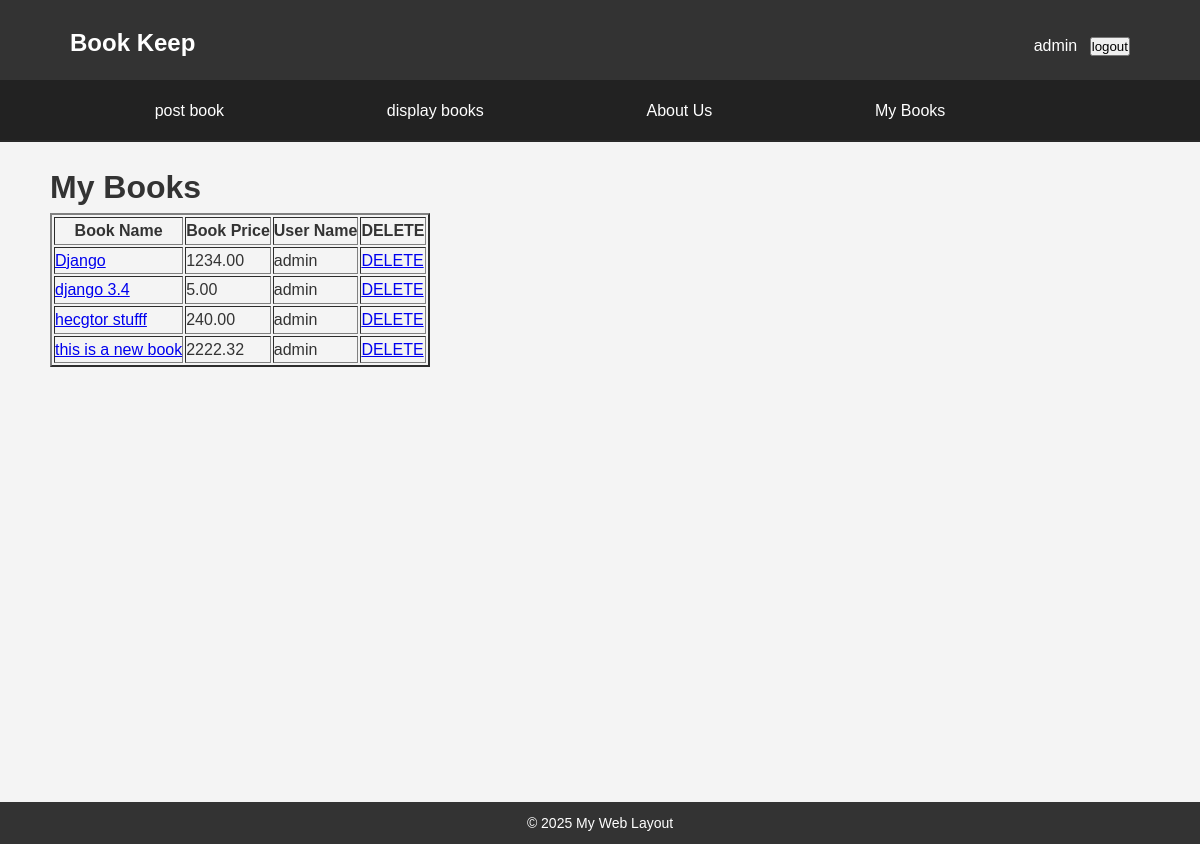
Page /mybooks (signed in) on the committed database.
### bookMng/models.py (models this page shows, shortened)
class MainMenu(models.Model):
    item = models.CharField(max_length=300, unique=True)
    link = models.CharField(max_length=300, unique=True)

class Book(models.Model):
    name = models.CharField(max_length=200)
    web = models.URLField(max_length=300)
    price = models.DecimalField(decimal_places=2, max_digits=8)
    publishdate = models.DateField(auto_now=True)
    picture = models.FileField(upload_to='bookEx/static/uploads')
    pic_path = models.CharField(max_length=300, editable=False, blank=True)
    username = models.ForeignKey(User, blank=True, null=True, on_delete=models.CASCADE)

### bookMng/views.py (the view, shortened to what this page needs)
# urls.py: path('mybooks', views.mybooks, name='mybooks'),
def mybooks(request):
    books = Book.objects.filter(username=request.user)
    for b in books:
        try:
            b.pic_path = b.picture.url[14:]
        except Exception:
            b.pic_path = ''
    return render(request,
                  'bookMng/mybooks.html',
                  {
                      'item_list': MainMenu.objects.all(),
                      'books': books
                  })

### bookEx/templates/bookMng/mybooks.html
{% extends "base.html" %}
{% load static %}
{% block sidenav %}
   {% for item in item_list %}
      <li>
        <a href="{{ item.link }}">  {{ item.item }} </a>
      </li>
   {% endfor %}
{% endblock sidenav %}
{% block content %}
    <h1>My Books</h1>
    {% if user.is_authenticated %}
       <table border="2">
          <tr>
             <th>Book Name</th>
             <th>Book Price</th>
             <th>User Name</th>
             <th>DELETE</th>
          </tr>
          {% for book in books %}
             <tr>
                <td><a href="book_detail/{{ book.id }}">{{ book.name }}</a></td>
                <td>{{ book.price }}</td>
                <td>{{ book.username }}</td>
                <td><a href="book_delete/{{ book.id }}">DELETE</a></td>
             </tr>
          {% empty %}
             <tr>
                <td colspan="4">You have no books posted.</td>
             </tr>
          {% endfor %}
       </table>
    {% else %}
       <p>Log in to see your books. <a href="{% url 'login' %}?next={% url 'mybooks' %}">Log in</a></p>
    {% endif %}
{% endblock content %}

### bookEx/templates/base.html (shortened to what this page needs)
{% load static %}
<!DOCTYPE html>
<html lang="en">
<head>
    <link rel="stylesheet" href="{% static 'base.css' %}" type="text/css">
    </head>
<body>
 <header>
   <div class="header-top">
     <div class="banner">
       <h1>{% block banner_title %}Book Keep{% endblock %}</h1>
     </div>
     <div class="auth">
       {% if user.is_authenticated %}
         {{ user.username }}
         <form action="{% url 'logout' %}?next=/" method="post" style="display:inline;margin-left:8px;">
           <button type="submit">logout</button>
         </form>
       {% else %}
         Not Logged in
         <a href="{% url 'login' %}?next=/">login</a>
       {% endif %}
     </div>
   </div>
   <nav class="sidebar">
     <ul>
       {% block sidenav %}{% endblock sidenav %}
     </ul>
   </nav>
 </header>
<div class="container">
 <main class="content">
                 {% block content %}{% endblock content %}
  </main>
 </div>
 <footer>
 <p>&copy; 2025 My Web Layout</p>
 </footer>
</body>
</html>

### bookEx/static/base.css (style rules this page uses)
* { margin: 0; padding: 0; box-sizing: border-box; }
body { font-family: Arial, sans-serif; line-height: 1.6; background-color: #f4f4f4; color: #333; }
header { background: #333; color: white; padding: 12px 0 0 0; }
.header-top { display: flex; justify-content: space-between; align-items: center; width: 100%; max-width: 1100px; margin: 0 auto; padding: 12px 20px; }
.banner h1 { margin: 0; font-size: 1.5rem; }
.auth { color: #fff; }
.container { display: block; min-height: 80vh; padding: 20px; }
.sidebar { width: 100%; background-color: #333; color: white; padding: 10px 20px; }
.sidebar ul { list-style-type: none; padding: 0; display: flex !important; flex-direction: row !important; width: 100%; max-width: 1100px; margin: 0 auto; justify-content: space-between !important; gap: 12px !important; flex-wrap: nowrap; white-space: nowrap; overflow-x: auto; }
header::after { content: ""; display: table; clear: both; }
.sidebar { display: block; padding: 6px 0; background-color: #333; }
.sidebar > ul { margin: 0; display: flex !important; flex-direction: row !important; align-items: center; padding: 0 20px; }
.sidebar > ul > li { flex: 0 0 auto !important; white-space: nowrap; }
body > header > nav.sidebar { width: 100% !important; background: #222 !important; }
body > header > nav.sidebar > ul { width: 100% !important; display: flex !important; flex-direction: row !important; justify-content: space-evenly !important; align-items: center !important; gap: 12px !important; padding: 6px 12px !important; }
body > header > nav.sidebar > ul > li { display: inline-flex !important; flex: 0 0 auto !important; white-space: nowrap !important; }
body > header > nav.sidebar { box-shadow: inset 0 -2px 0 rgba(255,255,255,0.03); }
.sidebar, .sidebar ul, .sidebar ul li { width: auto; }
.sidebar ul li { display: inline-flex !important; }
.sidebar ul li a { display: inline-block; padding: 4px 6px; font-size: 15px; }
.banner { padding-bottom: 6px; }
.sidebar ul li { display: inline-block; }
.sidebar ul li a { color: white; text-decoration: none; font-size: 16px; padding: 6px 8px; }
.content { max-width: 1100px; margin: 0 auto; }
footer { background: #333; color: white; text-align: center; padding: 10px 0; margin-top: 20px; }
footer p { font-size: 14px; }

### rows in the picture
MainMenu: item "post book"
MainMenu: item "display books"
MainMenu: item "About Us"
MainMenu: item "My Books"
Book: name "Django", price "1234.00", username "admin"
Book: name "django 3.4", price "5.00", username "admin"
Book: name "hecgtor stufff", price "240.00", username "admin"
Book: name "this is a new book", price "2222.32", username "admin"

### other values in the picture
{{ user.username }} "admin"
